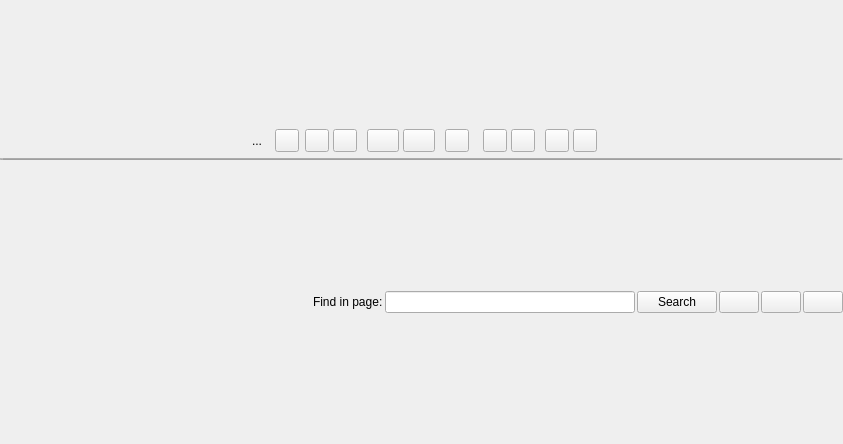
<?xml version="1.0" encoding="UTF-8"?>
<ui version="4.0">
 <class>BrowserTabForm</class>
 <widget class="QWidget" name="BrowserTabForm">
  <property name="geometry">
   <rect>
    <x>0</x>
    <y>0</y>
    <width>843</width>
    <height>444</height>
   </rect>
  </property>
  <property name="windowTitle">
   <string>Form</string>
  </property>
  <property name="styleSheet">
   <string notr="true"/>
  </property>
  <layout class="QVBoxLayout" name="verticalLayout_18">
   <property name="spacing">
    <number>2</number>
   </property>
   <property name="leftMargin">
    <number>0</number>
   </property>
   <property name="topMargin">
    <number>0</number>
   </property>
   <property name="rightMargin">
    <number>0</number>
   </property>
   <property name="bottomMargin">
    <number>0</number>
   </property>
   <item>
    <layout class="QVBoxLayout" name="verticalLayout_17">
     <property name="spacing">
      <number>6</number>
     </property>
     <property name="bottomMargin">
      <number>0</number>
     </property>
     <item>
      <layout class="QHBoxLayout" name="horizontalLayout_7">
       <property name="sizeConstraint">
        <enum>QLayout::SetMaximumSize</enum>
       </property>
       <item>
        <layout class="QHBoxLayout" name="horizontalLayout">
         <property name="sizeConstraint">
          <enum>QLayout::SetMaximumSize</enum>
         </property>
         <item>
          <layout class="QHBoxLayout" name="hLayoutCtrl">
           <property name="spacing">
            <number>4</number>
           </property>
           <item>
            <widget class="QToolButton" name="loadIpfsButton">
             <property name="toolTip">
              <string>&lt;html&gt;&lt;head/&gt;&lt;body&gt;&lt;p&gt;Browse IPFS&lt;/p&gt;&lt;/body&gt;&lt;/html&gt;</string>
             </property>
             <property name="text">
              <string>...</string>
             </property>
             <property name="icon">
              <iconset resource="../galacteek.qrc">
               <normaloff>:/share/icons/ipfs-logo-128-ice.png</normaloff>:/share/icons/ipfs-logo-128-ice.png</iconset>
             </property>
             <property name="popupMode">
              <enum>QToolButton::InstantPopup</enum>
             </property>
             <property name="autoRaise">
              <bool>true</bool>
             </property>
            </widget>
           </item>
          </layout>
         </item>
         <item>
          <widget class="QToolButton" name="hashmarkThisPage">
           <property name="toolTip">
            <string>&lt;html&gt;&lt;head/&gt;&lt;body&gt;&lt;p&gt;Hashmark this page&lt;/p&gt;&lt;/body&gt;&lt;/html&gt;</string>
           </property>
           <property name="text">
            <string/>
           </property>
           <property name="icon">
            <iconset resource="../galacteek.qrc">
             <normaloff>:/share/icons/hashmark-black.png</normaloff>:/share/icons/hashmark-black.png</iconset>
           </property>
          </widget>
         </item>
         <item>
          <layout class="QHBoxLayout" name="layoutObjectInfo"/>
         </item>
         <item>
          <layout class="QHBoxLayout" name="layoutUrl"/>
         </item>
         <item>
          <layout class="QHBoxLayout" name="horizontalLayout_3">
           <property name="spacing">
            <number>4</number>
           </property>
           <item>
            <widget class="QToolButton" name="stopButton">
             <property name="toolTip">
              <string>&lt;html&gt;&lt;head/&gt;&lt;body&gt;&lt;p&gt;Stop&lt;/p&gt;&lt;/body&gt;&lt;/html&gt;</string>
             </property>
             <property name="text">
              <string/>
             </property>
             <property name="icon">
              <iconset resource="../galacteek.qrc">
               <normaloff>:/share/icons/cancel.png</normaloff>:/share/icons/cancel.png</iconset>
             </property>
            </widget>
           </item>
           <item>
            <widget class="QToolButton" name="reloadPageButton">
             <property name="toolTip">
              <string>&lt;html&gt;&lt;head/&gt;&lt;body&gt;&lt;p&gt;Reload page&lt;/p&gt;&lt;/body&gt;&lt;/html&gt;</string>
             </property>
             <property name="text">
              <string/>
             </property>
             <property name="icon">
              <iconset resource="../galacteek.qrc">
               <normaloff>:/share/icons/refresh.png</normaloff>:/share/icons/refresh.png</iconset>
             </property>
            </widget>
           </item>
           <item>
            <spacer name="horizontalSpacer">
             <property name="orientation">
              <enum>Qt::Horizontal</enum>
             </property>
             <property name="sizeType">
              <enum>QSizePolicy::Fixed</enum>
             </property>
             <property name="sizeHint" stdset="0">
              <size>
               <width>6</width>
               <height>20</height>
              </size>
             </property>
            </spacer>
           </item>
           <item>
            <widget class="QToolButton" name="backButton">
             <property name="sizePolicy">
              <sizepolicy hsizetype="Expanding" vsizetype="Fixed">
               <horstretch>0</horstretch>
               <verstretch>0</verstretch>
              </sizepolicy>
             </property>
             <property name="maximumSize">
              <size>
               <width>32</width>
               <height>16777215</height>
              </size>
             </property>
             <property name="toolTip">
              <string>&lt;html&gt;&lt;head/&gt;&lt;body&gt;&lt;p&gt;Previous&lt;/p&gt;&lt;/body&gt;&lt;/html&gt;</string>
             </property>
             <property name="text">
              <string/>
             </property>
             <property name="icon">
              <iconset resource="../galacteek.qrc">
               <normaloff>:/share/icons/left-arrow.png</normaloff>:/share/icons/left-arrow.png</iconset>
             </property>
            </widget>
           </item>
           <item>
            <widget class="QToolButton" name="forwardButton">
             <property name="sizePolicy">
              <sizepolicy hsizetype="Expanding" vsizetype="Fixed">
               <horstretch>0</horstretch>
               <verstretch>0</verstretch>
              </sizepolicy>
             </property>
             <property name="maximumSize">
              <size>
               <width>32</width>
               <height>16777215</height>
              </size>
             </property>
             <property name="toolTip">
              <string>&lt;html&gt;&lt;head/&gt;&lt;body&gt;&lt;p&gt;Next&lt;/p&gt;&lt;/body&gt;&lt;/html&gt;</string>
             </property>
             <property name="text">
              <string/>
             </property>
             <property name="icon">
              <iconset resource="../galacteek.qrc">
               <normaloff>:/share/icons/right-arrow.png</normaloff>:/share/icons/right-arrow.png</iconset>
             </property>
            </widget>
           </item>
           <item>
            <spacer name="horizontalSpacer_2">
             <property name="orientation">
              <enum>Qt::Horizontal</enum>
             </property>
             <property name="sizeType">
              <enum>QSizePolicy::Fixed</enum>
             </property>
             <property name="sizeHint" stdset="0">
              <size>
               <width>6</width>
               <height>20</height>
              </size>
             </property>
            </spacer>
           </item>
           <item>
            <widget class="QToolButton" name="findToolButton">
             <property name="toolTip">
              <string>&lt;html&gt;&lt;head/&gt;&lt;body&gt;&lt;p&gt;Find in page&lt;/p&gt;&lt;/body&gt;&lt;/html&gt;</string>
             </property>
             <property name="text">
              <string/>
             </property>
             <property name="icon">
              <iconset resource="../galacteek.qrc">
               <normaloff>:/share/icons/search-engine.png</normaloff>:/share/icons/search-engine.png</iconset>
             </property>
            </widget>
           </item>
           <item>
            <spacer name="horizontalSpacer_5">
             <property name="orientation">
              <enum>Qt::Horizontal</enum>
             </property>
             <property name="sizeType">
              <enum>QSizePolicy::Maximum</enum>
             </property>
             <property name="sizeHint" stdset="0">
              <size>
               <width>10</width>
               <height>20</height>
              </size>
             </property>
            </spacer>
           </item>
           <item>
            <widget class="QToolButton" name="zoomOutButton">
             <property name="toolTip">
              <string>&lt;html&gt;&lt;head/&gt;&lt;body&gt;&lt;p&gt;Zoom out&lt;/p&gt;&lt;/body&gt;&lt;/html&gt;</string>
             </property>
             <property name="text">
              <string/>
             </property>
             <property name="icon">
              <iconset resource="../galacteek.qrc">
               <normaloff>:/share/icons/zoom-out.png</normaloff>:/share/icons/zoom-out.png</iconset>
             </property>
            </widget>
           </item>
           <item>
            <widget class="QToolButton" name="zoomInButton">
             <property name="toolTip">
              <string>&lt;html&gt;&lt;head/&gt;&lt;body&gt;&lt;p&gt;Zoom in&lt;/p&gt;&lt;/body&gt;&lt;/html&gt;</string>
             </property>
             <property name="text">
              <string/>
             </property>
             <property name="icon">
              <iconset resource="../galacteek.qrc">
               <normaloff>:/share/icons/zoom-in.png</normaloff>:/share/icons/zoom-in.png</iconset>
             </property>
            </widget>
           </item>
           <item>
            <spacer name="horizontalSpacer_3">
             <property name="orientation">
              <enum>Qt::Horizontal</enum>
             </property>
             <property name="sizeType">
              <enum>QSizePolicy::Fixed</enum>
             </property>
             <property name="sizeHint" stdset="0">
              <size>
               <width>6</width>
               <height>20</height>
              </size>
             </property>
            </spacer>
           </item>
           <item>
            <widget class="QToolButton" name="pinAllButton">
             <property name="toolTip">
              <string>&lt;html&gt;&lt;head/&gt;&lt;body&gt;&lt;p&gt;Automatically pins visited pages&lt;/p&gt;&lt;/body&gt;&lt;/html&gt;</string>
             </property>
             <property name="text">
              <string/>
             </property>
             <property name="icon">
              <iconset resource="../galacteek.qrc">
               <normaloff>:/share/icons/pin-curve.png</normaloff>:/share/icons/pin-curve.png</iconset>
             </property>
            </widget>
           </item>
           <item>
            <widget class="QToolButton" name="pinToolButton">
             <property name="text">
              <string/>
             </property>
             <property name="popupMode">
              <enum>QToolButton::InstantPopup</enum>
             </property>
             <property name="toolButtonStyle">
              <enum>Qt::ToolButtonTextBesideIcon</enum>
             </property>
            </widget>
           </item>
          </layout>
         </item>
        </layout>
       </item>
      </layout>
     </item>
     <item>
      <widget class="QProgressBar" name="pBarBrowser">
       <property name="sizePolicy">
        <sizepolicy hsizetype="Expanding" vsizetype="Fixed">
         <horstretch>0</horstretch>
         <verstretch>0</verstretch>
        </sizepolicy>
       </property>
       <property name="maximumSize">
        <size>
         <width>16777215</width>
         <height>2</height>
        </size>
       </property>
       <property name="value">
        <number>0</number>
       </property>
       <property name="textVisible">
        <bool>false</bool>
       </property>
       <property name="invertedAppearance">
        <bool>false</bool>
       </property>
      </widget>
     </item>
     <item>
      <layout class="QVBoxLayout" name="vLayoutBrowser">
       <property name="spacing">
        <number>0</number>
       </property>
       <property name="sizeConstraint">
        <enum>QLayout::SetMaximumSize</enum>
       </property>
      </layout>
     </item>
    </layout>
   </item>
   <item>
    <layout class="QHBoxLayout" name="hLayoutSearch">
     <item>
      <spacer name="horizontalSpacer_4">
       <property name="orientation">
        <enum>Qt::Horizontal</enum>
       </property>
       <property name="sizeHint" stdset="0">
        <size>
         <width>40</width>
         <height>20</height>
        </size>
       </property>
      </spacer>
     </item>
     <item>
      <widget class="QLabel" name="searchLabel">
       <property name="maximumSize">
        <size>
         <width>100</width>
         <height>16777215</height>
        </size>
       </property>
       <property name="text">
        <string>Find in page:</string>
       </property>
      </widget>
     </item>
     <item>
      <widget class="QLineEdit" name="searchInPage">
       <property name="maximumSize">
        <size>
         <width>250</width>
         <height>16777215</height>
        </size>
       </property>
       <property name="maxLength">
        <number>256</number>
       </property>
      </widget>
     </item>
     <item>
      <widget class="QPushButton" name="searchButton">
       <property name="text">
        <string>Search</string>
       </property>
      </widget>
     </item>
     <item>
      <widget class="QPushButton" name="searchPrev">
       <property name="text">
        <string/>
       </property>
       <property name="icon">
        <iconset resource="../galacteek.qrc">
         <normaloff>:/share/icons/left-arrow.png</normaloff>:/share/icons/left-arrow.png</iconset>
       </property>
      </widget>
     </item>
     <item>
      <widget class="QPushButton" name="searchNext">
       <property name="text">
        <string/>
       </property>
       <property name="icon">
        <iconset resource="../galacteek.qrc">
         <normaloff>:/share/icons/right-arrow.png</normaloff>:/share/icons/right-arrow.png</iconset>
       </property>
      </widget>
     </item>
     <item>
      <widget class="QPushButton" name="searchCancel">
       <property name="text">
        <string/>
       </property>
       <property name="icon">
        <iconset resource="../galacteek.qrc">
         <normaloff>:/share/icons/cancel.png</normaloff>:/share/icons/cancel.png</iconset>
       </property>
      </widget>
     </item>
    </layout>
   </item>
  </layout>
 </widget>
 <resources>
  <include location="../galacteek.qrc"/>
 </resources>
 <connections/>
</ui>
